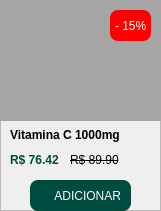
   <widget class="QFrame" name="frame">
    <property name="geometry">
     <rect>
      <x>80</x>
      <y>430</y>
      <width>161</width>
      <height>211</height>
     </rect>
    </property>
    <property name="frameShape">
     <enum>QFrame::StyledPanel</enum>
    </property>
    <property name="frameShadow">
     <enum>QFrame::Raised</enum>
    </property>
    <widget class="QLabel" name="label">
     <property name="geometry">
      <rect>
       <x>0</x>
       <y>0</y>
       <width>161</width>
       <height>121</height>
      </rect>
     </property>
     <property name="styleSheet">
      <string notr="true">background-color: rgb(165, 165, 165);
border-color: rgb(0, 0, 0);</string>
     </property>
     <property name="text">
      <string/>
     </property>
    </widget>
    <widget class="QLabel" name="label_6">
     <property name="geometry">
      <rect>
       <x>110</x>
       <y>10</y>
       <width>41</width>
       <height>31</height>
      </rect>
     </property>
     <property name="styleSheet">
      <string notr="true">border-radius: 8px;
background-color: rgb(255, 0, 0);
font: 75 8pt &quot;MS Shell Dlg 2&quot;;
color: rgb(255, 255, 255);
padding:2px;</string>
     </property>
     <property name="text">
      <string>- 15%</string>
     </property>
    </widget>
    <widget class="QLabel" name="label_5">
     <property name="geometry">
      <rect>
       <x>10</x>
       <y>120</y>
       <width>131</width>
       <height>31</height>
      </rect>
     </property>
     <property name="text">
      <string>&lt;html&gt;&lt;head/&gt;&lt;body&gt;&lt;p&gt;&lt;span style=&quot; font-weight:600;&quot;&gt;Vitamina C 1000mg&lt;/span&gt;&lt;/p&gt;&lt;/body&gt;&lt;/html&gt;</string>
     </property>
    </widget>
    <widget class="QLabel" name="label_9">
     <property name="geometry">
      <rect>
       <x>10</x>
       <y>150</y>
       <width>101</width>
       <height>21</height>
      </rect>
     </property>
     <property name="styleSheet">
      <string notr="true">font: 75 8pt &quot;MS Shell Dlg 2&quot;;
color:rgb(0, 75, 63)</string>
     </property>
     <property name="text">
      <string>&lt;html&gt;&lt;head/&gt;&lt;body&gt;&lt;p&gt;&lt;span style=&quot; font-weight:600;&quot;&gt;R$ 76.42 &lt;/span&gt;&lt;/p&gt;&lt;/body&gt;&lt;/html&gt;</string>
     </property>
    </widget>
    <widget class="QLabel" name="label_10">
     <property name="geometry">
      <rect>
       <x>70</x>
       <y>150</y>
       <width>55</width>
       <height>21</height>
      </rect>
     </property>
     <property name="styleSheet">
      <string notr="true">font: 6pt &quot;MS Shell Dlg 2&quot;;
text-decoration: line-through;</string>
     </property>
     <property name="text">
      <string>&lt;html&gt;&lt;head/&gt;&lt;body&gt;&lt;p&gt;R$ 89.90&lt;/p&gt;&lt;/body&gt;&lt;/html&gt;</string>
     </property>
    </widget>
    <widget class="QPushButton" name="BotaoAddCesta">
     <property name="geometry">
      <rect>
       <x>30</x>
       <y>180</y>
       <width>101</width>
       <height>31</height>
      </rect>
     </property>
     <property name="cursor">
      <cursorShape>PointingHandCursor</cursorShape>
     </property>
     <property name="styleSheet">
      <string notr="true">QPushButton {  
    background-color: rgb(0, 75, 63);
    font: 75 7pt &quot;MS Shell Dlg 2&quot;;
    color: rgb(255, 255, 255); /* Cor do texto */
    border-radius: 8px; /* Bordas arredondadas */
    padding: 10px; /* Padding interno (topo, direita, fundo, esquerda) */
    image: url(:/images/images/001-shopping-basket.png); /* Caminho da imagem */
	image-position:left;   
    text-align: right; /* Centraliza o texto */    
}

QPushButton:hover{
  background-color: #E5E5E5;
    font: 75 7pt &quot;MS Shell Dlg 2&quot;;
    color: rgb(255, 255, 255); /* Cor do texto */
    border-radius: 8px; /* Bordas arredondadas */
    padding: 10px; /* Padding interno (topo, direita, fundo, esquerda) */
    image: url(:/images/images/001-shopping-basket.png); /* Caminho da imagem */
	image-position:left;   
    text-align: right; /* Centraliza o texto */
border: 1px solid #CCCCCC;
box-shadow: 0px 4px 6px rgba(0, 0, 0, 0.1); /* Sombra leve */
}
QPushButton:pressed{
background-color: #E5E5E5;
    font: 75 7pt &quot;MS Shell Dlg 2&quot;;
    color: rgb(255, 255, 255); /* Cor do texto */
    border-radius: 8px; /* Bordas arredondadas */
    padding: 10px; /* Padding interno (topo, direita, fundo, esquerda) */
    image: url(:/images/images/001-shopping-basket.png); /* Caminho da imagem */
	image-position:left;   
    text-align: right; /* Centraliza o texto */
border: 1px solid #CCCCCC;
box-shadow: 0px 4px 6px rgba(0, 0, 0, 0.1); /* Sombra leve */
background-color: #D6D6D6; /* Fundo mais escuro */
    box-shadow: 0px 2px 3px rgba(0, 0, 0, 0.2); /* Menor sombra */
    transform: translateY(2px); /* Deslocamento para baixo */
    border: 1px solid #AAAAAA; /* Borda mais escura */
}


</string>
     </property>
     <property name="text">
      <string>ADICIONAR</string>
     </property>
    </widget>
   </widget>
